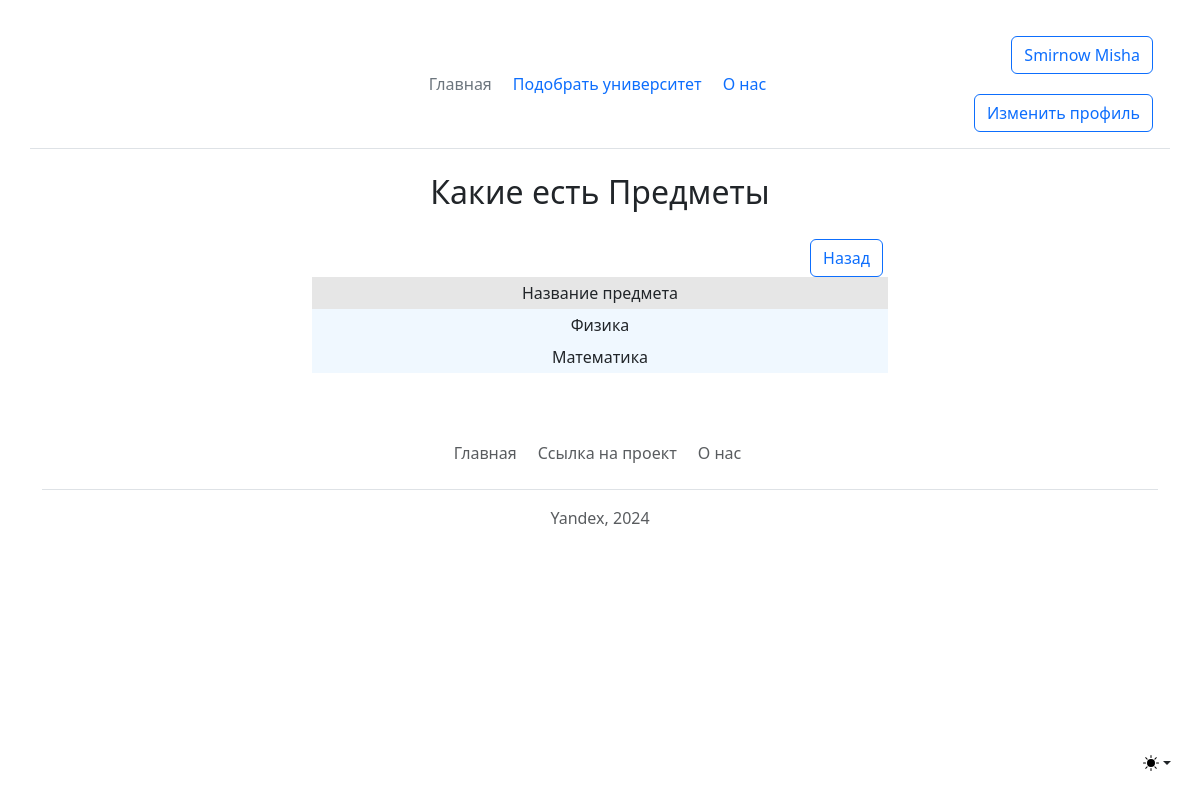
/faculties_classes/1 (signed in), run on the app's committed database.
### data/users.py (models this page shows, shortened)
class User(SqlAlchemyBase, UserMixin, SerializerMixin):
    __tablename__ = 'users'
    id = sqlalchemy.Column(sqlalchemy.Integer,
                           primary_key=True, autoincrement=True)
    surname = sqlalchemy.Column(sqlalchemy.String, nullable=True)
    name = sqlalchemy.Column(sqlalchemy.String, nullable=True)
    email = sqlalchemy.Column(sqlalchemy.String,
                              index=True, unique=True, nullable=True)
    hashed_password = sqlalchemy.Column(sqlalchemy.String, nullable=True)
    modified_date = sqlalchemy.Column(sqlalchemy.DateTime,
                                      default=datetime.datetime.now)
    address = sqlalchemy.Column(sqlalchemy.String, nullable=True)
    min_ege_score = sqlalchemy.Column(sqlalchemy.Integer, nullable=True)
    type = sqlalchemy.Column(sqlalchemy.Integer, nullable=True)

### data/classes.py (models this page shows)
class Classes(SqlAlchemyBase, SerializerMixin):
    __tablename__ = 'classes'
    id = sqlalchemy.Column(sqlalchemy.Integer,
                           primary_key=True, autoincrement=True)
    name = sqlalchemy.Column(sqlalchemy.String, nullable=False)

### main.py (the view)
@app.route('/faculties_classes/<int:id>', methods=['GET', 'POST'])
def faculties_classes(id):
    classes = db_sess.query(Classes).filter(Faculties_classes.faculty_id == id,
                                            Faculties_classes.class_id == Classes.id)
    return render_template('classes.html', title='Журнал факультетов', classe=classes)

### data/db_session.py (called while the page is built)
def create_session() -> Session:
    global __factory
    return __factory()

### main.py (called while the page is built)
@login_manager.user_loader
def load_user(user_id: int):
    db_sess = db_session.create_session()
    return db_sess.query(User).get(user_id)

### templates/classes.html (shortened to what this page needs)
{% extends 'base.html' %}
{% block content %}
    <div class="dropdown position-fixed bottom-0 end-0 mb-3 me-3 bd-mode-toggle">
      <button class="btn btn-bd-primary py-2 dropdown-toggle d-flex align-items-center" id="bd-theme" type="button" aria-expanded="false" data-bs-toggle="dropdown" aria-label="Toggle theme (light)">
        <svg class="bi my-1 theme-icon-active" width="1em" height="1em"><use href="#sun-fill"></use></svg>
      </button>
    </div>
<main class="container form-signin w-50 m-auto">
    <h2 align="center">Какие есть Предметы</h2>
    <a class="btn btn-outline-primary" href="/">Назад</a>
        <table class="tbl">
            <tr class="mn">
                <td>Название предмета</td>
            </tr>
        {% for class in classe %}
            <tr>
                <td>{{ class.name }}</td>
            </tr>
            {% endfor %}
        </table>
</main>
{% endblock %}

### templates/base.html (shortened to what this page needs)
<!DOCTYPE html>
<html lang="ru">
<head>
    <link rel="stylesheet" href="css/style.css">
    <link rel="stylesheet" href="{{url_for('static', filename='css/main.css') }}">
    <link rel="stylesheet" href="https://cdn.jsdelivr.net/npm/bootstrap@5.3.2/dist/css/bootstrap.min.css"
>
</head>
<body>
    <header class="container d-flex flex-wrap align-items-center justify-content-center justify-content-md-between py-3 mb-4 border-bottom">
    <div class="col-md-3 mb-2 mb-md-0">
        <a href="/" class="d-inline-flex link-body-emphasis text-decoration-none">
            <svg class="bi" width="40" height="32" role="img" aria-label="Bootstrap">
                <use xlink:href="#bootstrap"></use>
            </svg>
        </a>
    </div>
    <ul class="nav col-12 col-md-auto mb-2 justify-content-center mb-md-0">
        <li><a href="/home" class="nav-link px-2 link-secondary">Главная</a></li>
        <li><a href="/select_universities" class="nav-link px-2">Подобрать университет</a></li>
        <li><a href="/about" class="nav-link px-2">О нас</a></li>
    </ul>
    <div class="col-md-3 text-end">
            {% if current_user.is_authenticated %}
                <a class="btn btn-outline-primary" href="/logout">{{ current_user.surname }} {{ current_user.name }}</a>
                <a class="btn btn-outline-primary" href="/user/{{ current_user.id }}">Изменить профиль</a>
            {% else %}
                <a href="/login" type="button" class="btn btn-outline-primary me-2">Войти</a>
                <a href="/register" type="button" class="btn btn-outline-primary me-2">Создать аккаунт</a>
            {% endif %}
    </div>
    </header>
    {% block content %}{% endblock %}
    <footer class="container py-3 my-4">
    <ul class="nav justify-content-center border-bottom pb-3 mb-3">
        <li class="nav-item"><a href="/home" class="nav-link px-2 text-body-secondary">Главная</a></li>
        <li class="nav-item"><a href="https://github.com/Mishgite/Choosing_institute"
                                class="nav-link px-2 text-body-secondary">Ссылка на проект</a></li>
        <li class="nav-item"><a href="/about" class="nav-link px-2 text-body-secondary">О нас</a></li>
    </ul>
    <p class="text-center text-body-secondary">Yandex, 2024</p>
    </footer>
</body>
</html>

### static/css/style.css (style rules this page uses)
tr.mn { text-align: center; background-color: #e6e6e6; }
.tbl { width: 100%; text-align: center; background-color: aliceblue; line-height: 30px; }
a { display: inline-block; float: right; margin-right: 5px; margin-top: 1.25em; }

### data on the page
User: surname "Smirnow", name "Misha"
Classes: name "Физика"
Classes: name "Математика"
